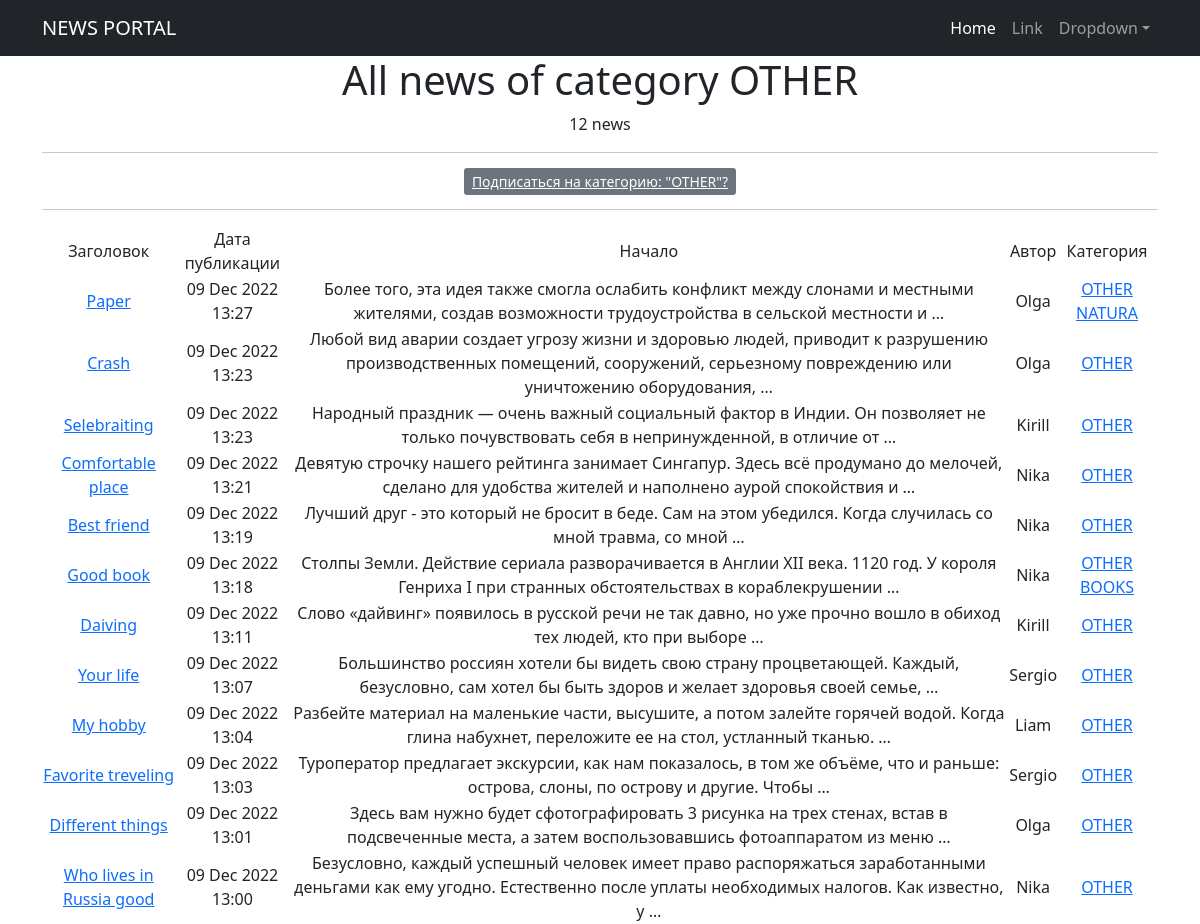
The app's page /news/categories/6 with its own data.
### news/models.py (models this page shows, shortened)
class Category(models.Model):
    name = models.CharField(max_length=64, unique=True)
    subscribers = models.ManyToManyField(User, related_name='categories')
    def __str__(self):
        return self.name
    class Meta:
        verbose_name = 'Категория'
        verbose_name_plural = 'Категории'
        ordering = ['-name']

class Post(models.Model):
    author = models.ForeignKey(Author, on_delete=models.CASCADE)
    NEWS = 'NW'
    ARTICLE = 'AR'
    CATEGORY_CHOICES = (
        (NEWS, "Новость"),
        (ARTICLE, "Статья"),
    )
    categoryType = models.CharField(max_length=2, choices=CATEGORY_CHOICES, default=ARTICLE)
    dateCreation = models.DateTimeField(auto_now_add=True)
    postCategory = models.ManyToManyField(Category, through="PostCategory")
    title = models.CharField(max_length=128)
    text = models.TextField()
    rating = models.IntegerField(default=0)

class Author(models.Model):
    authorUser = models.OneToOneField(User, on_delete=models.CASCADE)
    ratingAuthor = models.IntegerField(default=0)

### news/views.py (the view)
# urls.py: path('categories/<int:pk>', CategoryListView.as_view(), name='category_list'),
class CategoryListView(ListView):
    model = Post
    template_name = 'flatpages/category_list.html'
    context_object_name = 'category_news_list'
    def get_queryset(self):
        self.postCategory = get_object_or_404(Category, id=self.kwargs['pk'])
        queryset = Post.objects.filter(postCategory=self.postCategory).order_by('-dateCreation')
        return queryset
    def get_context_data(self, **kwargs):
        context = super().get_context_data(**kwargs)
        context['is_not_subscriber'] = self.request.user not in self.postCategory.subscribers.all()
        context['postCategory'] = self.postCategory
        return context

### news/templatetags/post_filters.py (called while the page is built)
@register.filter()
def censor(value):
    bad_words = ('карнишон', 'тупой', 'склизкий')
    if not isinstance(value, str):
        raise TypeError(f"unresolved type '{type(value)}' expected type 'str'")
    for word in value.split():
        if word.lower() in bad_words:
            value = value.replace(word, f"{word[0]}{'*'*(len(word) -1)}")
    return value

### templates/flatpages/category_list.html (shortened to what this page needs)
{% extends 'flatpages/default.html' %}
{% load post_filters %}
{% load post_tags %}
{% block content %}
    <h1>All news of category {{ postCategory }}</h1>
    <tr><h7>{{ category_news_list|length }} news</h7></tr>
    {% if is_not_subscriber %}
    <hr>
        <p class="text-center"><a href="{% url 'subscribe' postCategory.id %}" class="btn-secondary btn-sm">Подписаться на категорию: "{{ postCategory }}"?</a></p>
    {% else %}
    <hr>
        <p class="text-center"><a href="{% url 'offsubscribe' postCategory.id %}" class="btn-secondary btn-sm">Отписаться от категории: "{{ postCategory }}"?</a></p>
    {% endif %}
    {% if category_news_list %}
    <hr>
        <table>
            <tr>
                <td>Заголовок</td>
                <td>Дата публикации</td>
                <td>Начало</td>
                <td>Автор</td>
                <td>Категория</td>
            </tr>
            {% for new in category_news_list %}
            <tr>
                <td><a href="{% url 'post_detail' new.id %}">{{ new.title|censor }}</a></td>
                <td>{{ new.dateCreation|date:'d M Y H:i' }}</td>
                <td>{{ new.text|truncatewords:20|censor }}</td>
                <td>{{ new.author.authorUser.username }}</td>
                <td>
                    {% for category in new.postCategory.all %}
                    <a href="{% url 'category_list' category.id %}">{{ category }}</a>
                    {% endfor %}
                </td>
                <td>
                </td>
            </tr>
            {% endfor %}
        </table>
    {% else %}
        <h2>Новостей нет</h2>
    {% endif %}
{% endblock content %}

### records on screen
Category: name "OTHER"
Post: title|censor "Paper", dateCreation "09 Dec 2022 13:27", text|censor "Более того, эта идея также смогла ослабить конфликт между слонами и местными жителями, создав возможности трудоустройства в сельской местности и …", author.authorUser.username "Olga"
Category: name "NATURA"
Post: title|censor "Crash", dateCreation "09 Dec 2022 13:23", text|censor "Любой вид аварии создает угрозу жизни и здоровью людей, приводит к разрушению производственных помещений, сооружений, серьезному повреждению или уничтожению оборудования, …", author.authorUser.username "Olga"
Post: title|censor "Selebraiting", dateCreation "09 Dec 2022 13:23", text|censor "Народный праздник — очень важный социальный фактор в Индии. Он позволяет не только почувствовать себя в непринужденной, в отличие от …", author.authorUser.username "Kirill"
Post: title|censor "Comfortable place", dateCreation "09 Dec 2022 13:21", text|censor "Девятую строчку нашего рейтинга занимает Сингапур. Здесь всё продумано до мелочей, сделано для удобства жителей и наполнено аурой спокойствия и …", author.authorUser.username "Nika"
Post: title|censor "Best friend", dateCreation "09 Dec 2022 13:19", text|censor "Лучший друг - это который не бросит в беде. Сам на этом убедился. Когда случилась со мной травма, со мной …", author.authorUser.username "Nika"
Post: title|censor "Good book", dateCreation "09 Dec 2022 13:18", text|censor "Столпы Земли. Действие сериала разворачивается в Англии XII века. 1120 год. У короля Генриха I при странных обстоятельствах в кораблекрушении …", author.authorUser.username "Nika"
Category: name "BOOKS"
Post: title|censor "Daiving", dateCreation "09 Dec 2022 13:11", text|censor "Слово «дайвинг» появилось в русской речи не так давно, но уже прочно вошло в обиход тех людей, кто при выборе …", author.authorUser.username "Kirill"
Post: title|censor "Your life", dateCreation "09 Dec 2022 13:07", text|censor "Большинство россиян хотели бы видеть свою страну процветающей. Каждый, безусловно, сам хотел бы быть здоров и желает здоровья своей семье, …", author.authorUser.username "Sergio"
Post: title|censor "My hobby", dateCreation "09 Dec 2022 13:04", text|censor "Разбейте материал на маленькие части, высушите, а потом залейте горячей водой. Когда глина набухнет, переложите ее на стол, устланный тканью. …", author.authorUser.username "Liam"
Post: title|censor "Favorite treveling", dateCreation "09 Dec 2022 13:03", text|censor "Туроператор предлагает экскурсии, как нам показалось, в том же объёме, что и раньше: острова, слоны, по острову и другие. Чтобы …", author.authorUser.username "Sergio"
Post: title|censor "Different things", dateCreation "09 Dec 2022 13:01", text|censor "Здесь вам нужно будет сфотографировать 3 рисунка на трех стенах, встав в подсвеченные места, а затем воспользовавшись фотоаппаратом из меню …", author.authorUser.username "Olga"
Post: title|censor "Who lives in Russia good", dateCreation "09 Dec 2022 13:00", text|censor "Безусловно, каждый успешный человек имеет право распоряжаться заработанными деньгами как ему угодно. Естественно после уплаты необходимых налогов. Как известно, у …", author.authorUser.username "Nika"

### other values on screen
{{ category_news_list|length }} "12"
